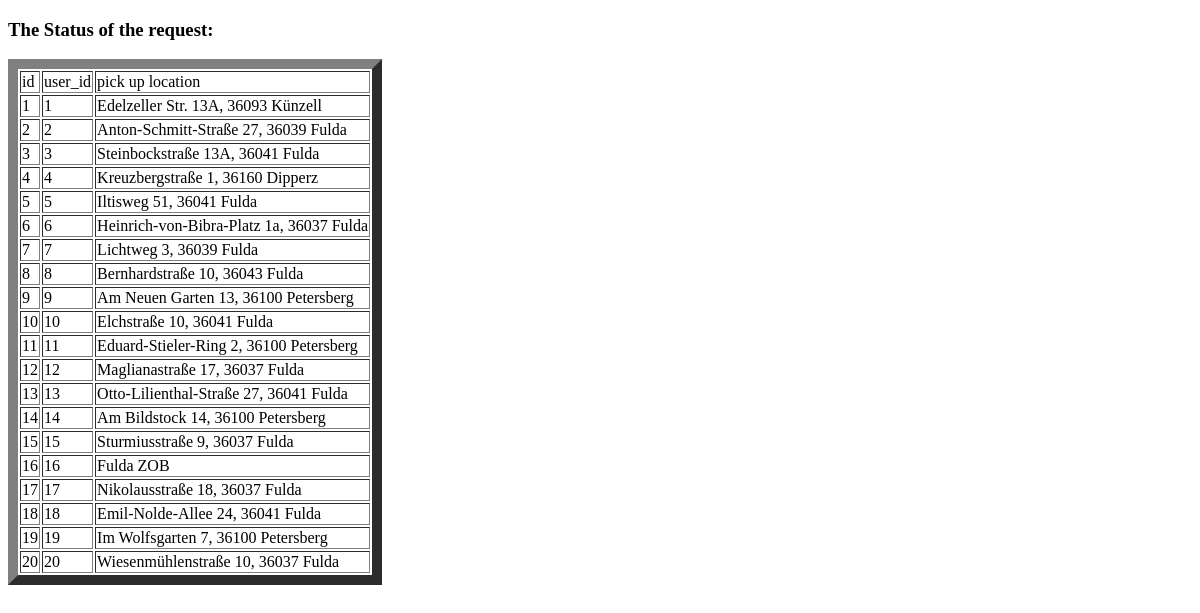
The page /requests on the database as committed earlier.
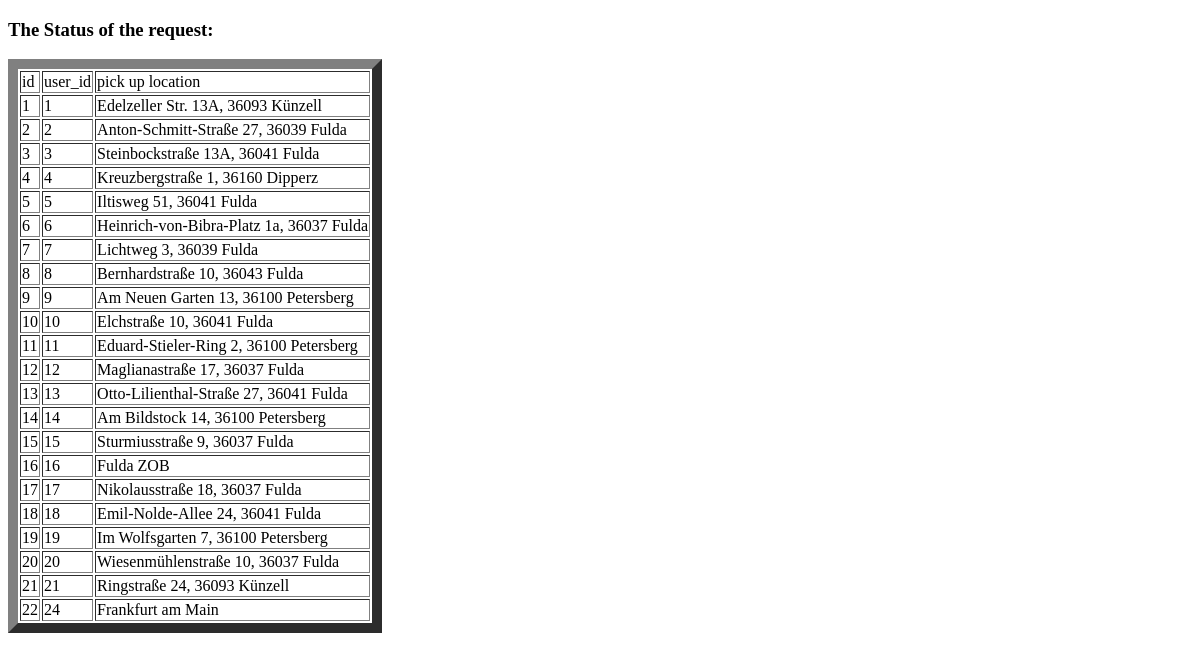
The same page on the database as committed later.
### tables this page shows
CREATE TABLE ride_requests (
                                    id integer PRIMARY KEY,
                                    user_id integer NOT NULL,
                                    pick_up_location text NOT NULL,
                                    FOREIGN KEY (user_id) REFERENCES user (id)
                                );

### main.py (the view)
@app.route("/requests", methods=["GET"])
def requests():
    return render_template("requests.html", rows=_get_ride_requests())

### main.py (called while the page is built)
def _get_ride_requests():
    con = sqlite3.connect(DB)
    con.row_factory = sqlite3.Row
    cur = con.cursor()
    cur.execute("SELECT * FROM ride_requests;")
    rows = cur.fetchall()
    return [dict(row) for row in rows]

### templates/requests.html
<!doctype html>
<html>
   <body>
<h3> The Status of the request: {{msg}}</h3>
      <table border = 10>
         <thead>
            <td>id</td>
            <td>user_id</td>
            <td>pick up location</td>
         </thead>
         {% for row in rows %}
            <tr>
               <td>{{row["id"]}}</td>
               <td>{{row["user_id"]}}</td>
               <td>{{row["pick_up_location"]}}</td>
            </tr>
         {% endfor %}
      </table>
   </body>
</html>

Rows that differ between the two databases and show on the page:
added ride_requests: id "21", user_id "21", pick_up_location "Ringstraße 24, 36093 Künzell"
added ride_requests: id "22", user_id "24", pick_up_location "Frankfurt am Main"
